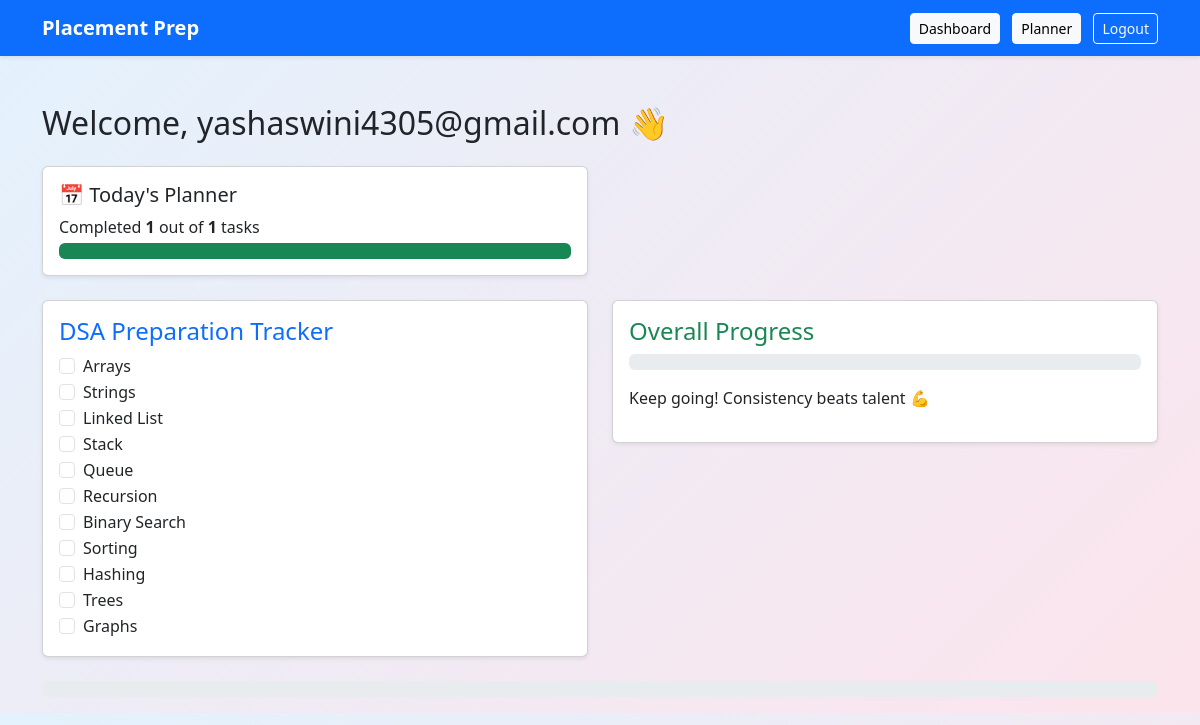
The page /dashboard (signed in) on the database its author committed.
### app.py (models this page shows)
class DSATopic(db.Model):
    id = db.Column(db.Integer, primary_key=True)
    topic = db.Column(db.String(50), nullable=False)
    completed = db.Column(db.Boolean, default=False)
    user_email = db.Column(db.String(100), nullable=False)

### app.py (the view)
@app.route("/dashboard")
def dashboard():
    if "user" not in session:
        return redirect(url_for("login"))
    ensure_topics_for_user(session["user"])
    topics = DSATopic.query.filter_by(
        user_email=session["user"]
    ).all()
    total = len(topics)
    done = len([t for t in topics if t.completed])
    progress = int((done / total) * 100) if total > 0 else 0
    today = str(date.today())
    today_plans = DailyPlan.query.filter_by(
        user_email=session["user"],
        date=today
    ).all()
    today_done = len([p for p in today_plans if p.completed])
    today_total = len(today_plans)
    return render_template(
        "dashboard.html",
        topics=topics,
        progress=progress,
        today_done=today_done,
        today_total=today_total
    )

### app.py (called while the page is built, shortened)
def ensure_topics_for_user(email):
    existing = DSATopic.query.filter_by(user_email=email).first()
    if existing:
        return  # topics already exist

### templates/dashboard.html (shortened to what this page needs)
{% extends "base.html" %}
{% block content %}
<h2 class="mb-4">Welcome, {{ session["user"] }} 👋</h2>
<div class="row mb-4">
  <div class="col-md-6">
    <div class="card shadow-sm p-3">
      <h5>📅 Today's Planner</h5>
      {% if today_total > 0 %}
        <p class="mb-1">
          Completed <strong>{{ today_done }}</strong> out of
          <strong>{{ today_total }}</strong> tasks
        </p>
        <div class="progress">
          <div
            class="progress-bar bg-success"
            style="width: {{ (today_done / today_total) * 100 }}%">
          </div>
        </div>
      {% else %}
        <p class="text-muted">No tasks planned for today</p>
      {% endif %}
    </div>
  </div>
</div>
<div class="row">
  <div class="col-md-6">
    <div class="card shadow-sm p-3 mb-4">
      <h4 class="text-primary">DSA Preparation Tracker</h4>
      {% if topics %}
        {% for topic in topics %}
          <div class="form-check">
            <input
              class="form-check-input"
              type="checkbox"
              onchange="updateTopic({{ topic.id }}, this.checked)"
            >
            <label class="form-check-label">
              {{ topic.topic }}
            </label>
          </div>
        {% endfor %}
      {% else %}
        <p class="text-muted">No topics found</p>
      {% endif %}
    </div>
  </div>
  <div class="col-md-6">
    <div class="card shadow-sm p-3">
      <h4 class="text-success">Overall Progress</h4>
      <div class="progress mb-3">
      </div>
      <p>Keep going! Consistency beats talent 💪</p>
    </div>
  </div>
</div>
<div class="progress mb-3">
</div>
{% endblock %}

### templates/base.html (shortened to what this page needs)
<!DOCTYPE html>
<html lang="en">
<head>
    <link href="https://cdn.jsdelivr.net/npm/bootstrap@5.3.2/dist/css/bootstrap.min.css" rel="stylesheet">
</head>
<body style="background: linear-gradient(135deg, #e3f2fd, #fce4ec);">
<nav class="navbar navbar-expand-lg navbar-dark bg-primary shadow-sm">
  <div class="container">
    <a class="navbar-brand fw-bold" href="/">Placement Prep</a>
   <div>
  {% if session.get("user") %}
    <a class="btn btn-light btn-sm me-2" href="/dashboard">Dashboard</a>
    <a class="btn btn-light btn-sm me-2" href="/planner">Planner</a>
    <a class="btn btn-outline-light btn-sm" href="/logout">Logout</a>
  {% else %}
    <a class="btn btn-light btn-sm me-2" href="/login">Login</a>
    <a class="btn btn-warning btn-sm" href="/signup">Signup</a>
  {% endif %}
</div>
  </div>
</nav>
<div class="container mt-5">
    {% block content %}{% endblock %}
</div>
</body>
</html>

### rows shown on the page
DSATopic: topic "Arrays"
DSATopic: topic "Strings"
DSATopic: topic "Linked List"
DSATopic: topic "Stack"
DSATopic: topic "Queue"
DSATopic: topic "Recursion"
DSATopic: topic "Binary Search"
DSATopic: topic "Sorting"
DSATopic: topic "Hashing"
DSATopic: topic "Trees"
DSATopic: topic "Graphs"

### other values the page prints
{{ session["user"] }} "yashaswini4305@gmail.com"
{{ today_done }} "1"
{{ today_total }} "1"
